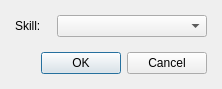
<?xml version="1.0" encoding="UTF-8"?>
<ui version="4.0">
 <class>DialogSystemBattleCommand</class>
 <widget class="QDialog" name="DialogSystemBattleCommand">
  <property name="geometry">
   <rect>
    <x>0</x>
    <y>0</y>
    <width>222</width>
    <height>89</height>
   </rect>
  </property>
  <property name="windowTitle">
   <string>Battle command</string>
  </property>
  <layout class="QGridLayout" name="gridLayout">
   <property name="leftMargin">
    <number>15</number>
   </property>
   <property name="topMargin">
    <number>10</number>
   </property>
   <property name="rightMargin">
    <number>15</number>
   </property>
   <property name="bottomMargin">
    <number>10</number>
   </property>
   <item row="0" column="0">
    <layout class="QVBoxLayout" name="verticalLayout">
     <property name="spacing">
      <number>15</number>
     </property>
     <item>
      <layout class="QHBoxLayout" name="horizontalLayout">
       <item>
        <widget class="QLabel" name="label_2">
         <property name="text">
          <string>Skill:</string>
         </property>
        </widget>
       </item>
       <item>
        <widget class="QComboBox" name="comboBoxSkill">
         <property name="minimumSize">
          <size>
           <width>150</width>
           <height>0</height>
          </size>
         </property>
         <property name="maximumSize">
          <size>
           <width>150</width>
           <height>16777215</height>
          </size>
         </property>
        </widget>
       </item>
      </layout>
     </item>
     <item>
      <widget class="QDialogButtonBox" name="buttonBox">
       <property name="orientation">
        <enum>Qt::Horizontal</enum>
       </property>
       <property name="standardButtons">
        <set>QDialogButtonBox::Cancel|QDialogButtonBox::Ok</set>
       </property>
      </widget>
     </item>
    </layout>
   </item>
  </layout>
 </widget>
 <resources/>
 <connections>
  <connection>
   <sender>buttonBox</sender>
   <signal>accepted()</signal>
   <receiver>DialogSystemBattleCommand</receiver>
   <slot>accept()</slot>
   <hints>
    <hint type="sourcelabel">
     <x>248</x>
     <y>254</y>
    </hint>
    <hint type="destinationlabel">
     <x>157</x>
     <y>274</y>
    </hint>
   </hints>
  </connection>
  <connection>
   <sender>buttonBox</sender>
   <signal>rejected()</signal>
   <receiver>DialogSystemBattleCommand</receiver>
   <slot>reject()</slot>
   <hints>
    <hint type="sourcelabel">
     <x>316</x>
     <y>260</y>
    </hint>
    <hint type="destinationlabel">
     <x>286</x>
     <y>274</y>
    </hint>
   </hints>
  </connection>
 </connections>
</ui>
